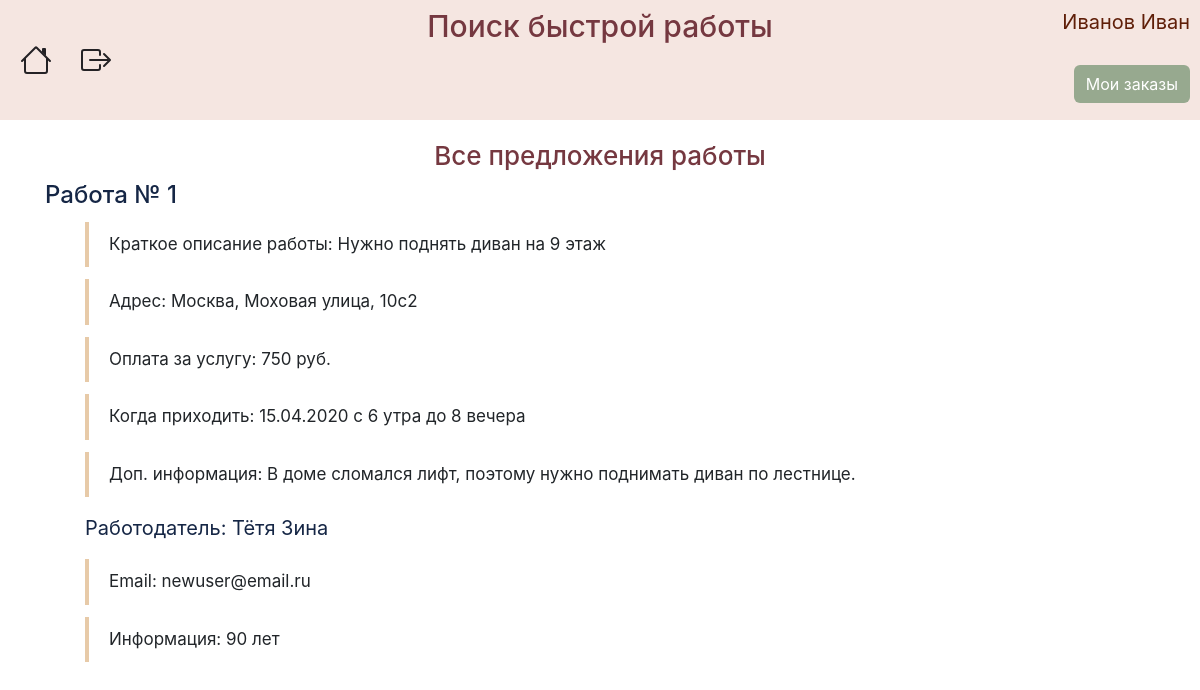
/about_job/1 (signed in), run on the app's committed database.
### data/users.py (models this page shows, shortened)
class User(SqlAlchemyBase, UserMixin):
    __tablename__ = 'users'
    id = sqlalchemy.Column(sqlalchemy.Integer, primary_key=True, autoincrement=True)
    surname = sqlalchemy.Column(sqlalchemy.String, nullable=True)
    name = sqlalchemy.Column(sqlalchemy.String, nullable=True)
    employment = sqlalchemy.Column(sqlalchemy.String, nullable=True)
    email = sqlalchemy.Column(sqlalchemy.String, index=True, unique=True, nullable=True)
    hashed_password = sqlalchemy.Column(sqlalchemy.String, nullable=True)
    info = sqlalchemy.Column(sqlalchemy.String, nullable=True)
    job = orm.relation("Jobs", back_populates='user')

### data/jobs.py (models this page shows)
class Jobs(SqlAlchemyBase):
    __tablename__ = 'jobs'
    id = sqlalchemy.Column(sqlalchemy.Integer,
                           primary_key=True, autoincrement=True)
    employer = sqlalchemy.Column(sqlalchemy.Integer, sqlalchemy.ForeignKey("users.id"))
    description = sqlalchemy.Column(sqlalchemy.String)
    salary = sqlalchemy.Column(sqlalchemy.Integer)
    address = sqlalchemy.Column(sqlalchemy.String)
    info = sqlalchemy.Column(sqlalchemy.String, nullable=True)
    date = sqlalchemy.Column(sqlalchemy.String)
    coords = sqlalchemy.Column(sqlalchemy.String)
    is_finished = sqlalchemy.Column(sqlalchemy.Boolean, default=False)
    employee = sqlalchemy.Column(sqlalchemy.Integer, default=0)
    user = orm.relation('User')

### data/jobs_api.py (the view)
@blueprint.route('/about_job/<int:job_id>', methods=['GET', 'POST'])
@login_required
def about_job(job_id):
    form = Ready()
    session = db_session.create_session()
    job = session.query(Jobs).filter(Jobs.id == job_id).first()
    employer = session.query(User).filter(User.id == job.employer).first()
    if request.method == "POST":
        if form.submit_ready.data:
            job.employee = current_user.id
        if form.submit_refuse.data:
            job.employee = 0
    session.commit()
    return render_template("about.html", job=job, employer=employer, form=form)

### data/db_session.py (called while the page is built)
def create_session() -> Session:
    global __factory
    return __factory()

### main.py (called while the page is built)
def main():
    db_session.global_init("db/jobs.db")
    @login_manager.user_loader
    def load_user(user_id):
        session = db_session.create_session()
        return session.query(User).get(user_id)
    app.register_blueprint(jobs_api.blueprint)
    app.register_blueprint(user_api.blueprint)
    @app.errorhandler(404)
    def not_found(error):
        return make_response(jsonify({'error': 'Not found'}), 404)
    app.run()

### templates/about.html (shortened to what this page needs)
{% extends "base.html" %}
{% block content %}
<h2 class="about-job-title">Все предложения работы</h2>
<h4 class="about-job-number">Работа № {{ job.id }}</h4>
<ul>
    <li>Краткое описание работы: {{ job.description }}</li>
    <li>Адрес: {{ job.address }}</li>
    <li>Оплата за услугу: {{ job.salary }} руб.</li>
    <li>Когда приходить: {{ job.date }}</li>
    <li>Доп. информация: {{ job.info }}</li>
</ul>
<ul><p class="about-job-employer">Работодатель: {{ employer.surname }} {{ employer.name }}</p>
    <li>Email: {{ employer.email }}</li>
    <li>Информация: {{ employer.info }}</li>
</ul>
{% endblock %}

### templates/base.html (shortened to what this page needs)
<!doctype html>
<html lang="en">
<head>
    <link rel="stylesheet" type="text/css" href="/static/css/style.css"/>
    <link rel="stylesheet"
          href="https://stackpath.bootstrapcdn.com/bootstrap/4.4.1/css/bootstrap.min.css"
>
</head>
<body>
<div class="menu">
    <nav class="navbar">
        <a class="home" href="/">
        </a>
        {% if current_user.is_authenticated %}
        <a class="exit" href="/logout">
        </a>
        {% if current_user.is_authenticated and current_user.employment == 'Работодатель' %}
        <div class="my_orders">
            <a href="/myjobs">Мои заказы</a>
        </div>
        {% endif %}
        {% else %}
        <p>
        <div class="register"><a href="/register">Зарегистрироваться</a></div>
        <div class="login"><a href="/login">Войти</a></div>
        </p>
        {% endif %}
        <h2 class="title">Поиск быстрой работы</h2>
        <p class="username">{{ current_user.surname }} {{ current_user.name }}</p>
    </nav>
</div>
<main role="main" class="container">
    {% block content %}{% endblock %}
</main>
</body>
</html>

### static/css/style.css (style rules this page uses)
.menu { background: #f5e6e1; height: 120px; }
.home { position: absolute; left: 20px; margin-top: 60px; color: #242225; }
.exit { position: absolute; left: 80px; margin-top: 60px; color: #242225; }
.my_orders a { position: absolute; right: 10px; margin-top: 35px; background-color: #97a98f; color: #fff; border-radius: 6px; padding: 7px 12px 7px 12px; }
.username { position: absolute; font-size: 20px; right: 10px; color: #5f1e08; }
.title { font-size: 30px; margin-left: auto; margin-right: auto; color: #753840; }
ul { list-style: none; counter-reset: li; }
ul li { border-left: 4px solid #e7caa8; padding:10px 20px 10px 20px; margin: 12px 0 12px 0; font-size: 17px; }
.about-job-title { text-align: center; margin-top: 20px; margin-bottom: 10px; font-size: 26px; color: #753840; }
.about-job-number { color: #152645; }
.about-job-employer { font-size: 20px; color: #152645; }

### data on the page
User: surname "Иванов", name "Иван"
Jobs: id "1", description "Нужно поднять диван на 9 этаж", address "Москва, Моховая улица, 10с2", salary "750", date "15.04.2020 с 6 утра до 8 вечера", info "В доме сломался лифт, поэтому нужно поднимать диван по лестнице."
User: surname "Тётя", name "Зина", email "newuser@email.ru", info "90 лет"
